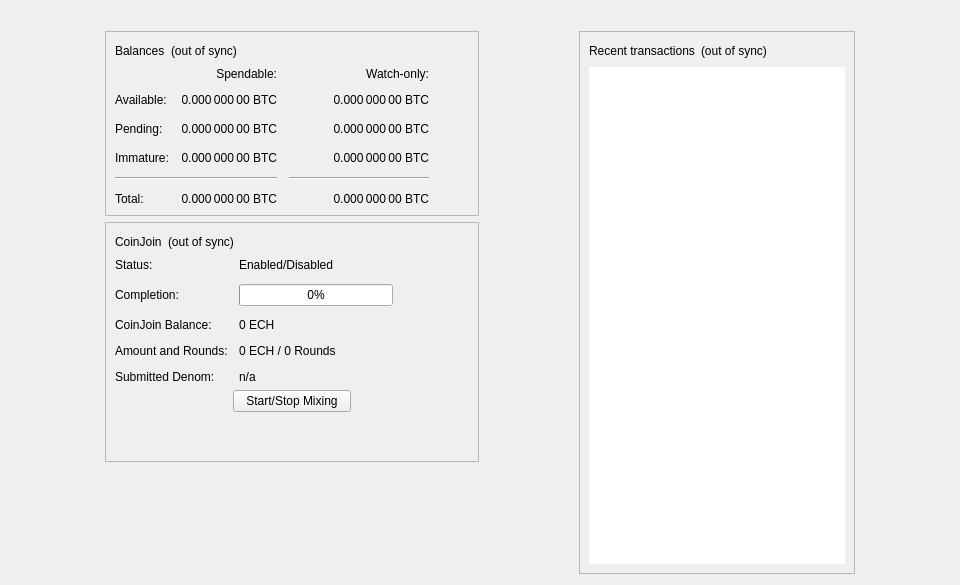
<?xml version="1.0" encoding="UTF-8"?>
<ui version="4.0">
 <class>OverviewPage</class>
 <widget class="QWidget" name="OverviewPage">
  <property name="geometry">
   <rect>
    <x>0</x>
    <y>0</y>
    <width>960</width>
    <height>585</height>
   </rect>
  </property>
  <property name="minimumSize">
   <size>
    <width>960</width>
    <height>0</height>
   </size>
  </property>
  <property name="windowTitle">
   <string>Form</string>
  </property>
  <layout class="QVBoxLayout" name="topLayout">
   <item>
    <widget class="QLabel" name="labelAlerts">
     <property name="visible">
      <bool>false</bool>
     </property>
     <property name="wordWrap">
      <bool>true</bool>
     </property>
     <property name="margin">
      <number>3</number>
     </property>
     <property name="textInteractionFlags">
      <set>Qt::TextSelectableByMouse</set>
     </property>
    </widget>
   </item>
   <item>
    <layout class="QHBoxLayout" name="horizontalLayout" stretch="1,0,1,0,1">
     <item>
      <spacer name="horizontalSpacerLeft">
       <property name="orientation">
        <enum>Qt::Horizontal</enum>
       </property>
       <property name="sizeType">
        <enum>QSizePolicy::Preferred</enum>
       </property>
       <property name="sizeHint" stdset="0">
        <size>
         <width>10</width>
         <height>20</height>
        </size>
       </property>
      </spacer>
     </item>
     <item>
      <layout class="QVBoxLayout" name="verticalLayout_2">
       <item>
        <widget class="QFrame" name="frame">
         <property name="frameShape">
          <enum>QFrame::StyledPanel</enum>
         </property>
         <property name="frameShadow">
          <enum>QFrame::Raised</enum>
         </property>
         <layout class="QVBoxLayout" name="verticalLayout_4">
          <item>
           <layout class="QHBoxLayout" name="horizontalLayout_4">
            <item>
             <widget class="QLabel" name="label_5">
              <property name="text">
               <string>Balances</string>
              </property>
             </widget>
            </item>
            <item>
             <widget class="QLabel" name="labelWalletStatus">
              <property name="toolTip">
               <string>The displayed information may be out of date. Your wallet automatically synchronizes with the elevenchain network after a connection is established, but this process has not completed yet.</string>
              </property>
              <property name="text">
               <string notr="true">(out of sync)</string>
              </property>
              <property name="alignment">
               <set>Qt::AlignLeading|Qt::AlignLeft|Qt::AlignVCenter</set>
              </property>
             </widget>
            </item>
            <item>
             <spacer name="horizontalSpacer_3">
              <property name="orientation">
               <enum>Qt::Horizontal</enum>
              </property>
              <property name="sizeHint" stdset="0">
               <size>
                <width>40</width>
                <height>20</height>
               </size>
              </property>
             </spacer>
            </item>
           </layout>
          </item>
          <item>
           <layout class="QGridLayout" name="gridLayout">
            <property name="spacing">
             <number>12</number>
            </property>
            <item row="2" column="2">
             <widget class="QLabel" name="labelWatchPending">
              <property name="cursor">
               <cursorShape>IBeamCursor</cursorShape>
              </property>
              <property name="toolTip">
               <string>Unconfirmed transactions to watch-only addresses</string>
              </property>
              <property name="text">
               <string notr="true">0.000 000 00 BTC</string>
              </property>
              <property name="alignment">
               <set>Qt::AlignRight|Qt::AlignTrailing|Qt::AlignVCenter</set>
              </property>
              <property name="textInteractionFlags">
               <set>Qt::LinksAccessibleByMouse|Qt::TextSelectableByKeyboard|Qt::TextSelectableByMouse</set>
              </property>
             </widget>
            </item>
            <item row="2" column="1">
             <widget class="QLabel" name="labelUnconfirmed">
              <property name="cursor">
               <cursorShape>IBeamCursor</cursorShape>
              </property>
              <property name="toolTip">
               <string>Total of transactions that have yet to be confirmed, and do not yet count toward the spendable balance</string>
              </property>
              <property name="text">
               <string notr="true">0.000 000 00 BTC</string>
              </property>
              <property name="alignment">
               <set>Qt::AlignRight|Qt::AlignTrailing|Qt::AlignVCenter</set>
              </property>
              <property name="textInteractionFlags">
               <set>Qt::LinksAccessibleByMouse|Qt::TextSelectableByKeyboard|Qt::TextSelectableByMouse</set>
              </property>
             </widget>
            </item>
            <item row="3" column="2">
             <widget class="QLabel" name="labelWatchImmature">
              <property name="cursor">
               <cursorShape>IBeamCursor</cursorShape>
              </property>
              <property name="toolTip">
               <string>Mined balance in watch-only addresses that has not yet matured</string>
              </property>
              <property name="text">
               <string notr="true">0.000 000 00 BTC</string>
              </property>
              <property name="alignment">
               <set>Qt::AlignRight|Qt::AlignTrailing|Qt::AlignVCenter</set>
              </property>
              <property name="textInteractionFlags">
               <set>Qt::LinksAccessibleByMouse|Qt::TextSelectableByKeyboard|Qt::TextSelectableByMouse</set>
              </property>
             </widget>
            </item>
            <item row="4" column="0" colspan="2">
             <widget class="Line" name="lineSpendableBalance">
              <property name="orientation">
               <enum>Qt::Horizontal</enum>
              </property>
             </widget>
            </item>
            <item row="4" column="2">
             <widget class="Line" name="lineWatchBalance">
              <property name="sizePolicy">
               <sizepolicy hsizetype="Preferred" vsizetype="Fixed">
                <horstretch>0</horstretch>
                <verstretch>0</verstretch>
               </sizepolicy>
              </property>
              <property name="minimumSize">
               <size>
                <width>140</width>
                <height>0</height>
               </size>
              </property>
              <property name="orientation">
               <enum>Qt::Horizontal</enum>
              </property>
             </widget>
            </item>
            <item row="5" column="0">
             <widget class="QLabel" name="labelTotalText">
              <property name="text">
               <string>Total:</string>
              </property>
             </widget>
            </item>
            <item row="3" column="1">
             <widget class="QLabel" name="labelImmature">
              <property name="cursor">
               <cursorShape>IBeamCursor</cursorShape>
              </property>
              <property name="toolTip">
               <string>Mined balance that has not yet matured</string>
              </property>
              <property name="text">
               <string notr="true">0.000 000 00 BTC</string>
              </property>
              <property name="alignment">
               <set>Qt::AlignRight|Qt::AlignTrailing|Qt::AlignVCenter</set>
              </property>
              <property name="textInteractionFlags">
               <set>Qt::LinksAccessibleByMouse|Qt::TextSelectableByKeyboard|Qt::TextSelectableByMouse</set>
              </property>
             </widget>
            </item>
            <item row="2" column="3">
             <spacer name="horizontalSpacer_2">
              <property name="orientation">
               <enum>Qt::Horizontal</enum>
              </property>
              <property name="sizeHint" stdset="0">
               <size>
                <width>40</width>
                <height>20</height>
               </size>
              </property>
             </spacer>
            </item>
            <item row="3" column="0">
             <widget class="QLabel" name="labelImmatureText">
              <property name="text">
               <string>Immature:</string>
              </property>
             </widget>
            </item>
            <item row="5" column="1">
             <widget class="QLabel" name="labelTotal">
              <property name="cursor">
               <cursorShape>IBeamCursor</cursorShape>
              </property>
              <property name="toolTip">
               <string>Your current total balance</string>
              </property>
              <property name="text">
               <string notr="true">0.000 000 00 BTC</string>
              </property>
              <property name="alignment">
               <set>Qt::AlignRight|Qt::AlignTrailing|Qt::AlignVCenter</set>
              </property>
              <property name="textInteractionFlags">
               <set>Qt::LinksAccessibleByMouse|Qt::TextSelectableByKeyboard|Qt::TextSelectableByMouse</set>
              </property>
             </widget>
            </item>
            <item row="5" column="2">
             <widget class="QLabel" name="labelWatchTotal">
              <property name="cursor">
               <cursorShape>IBeamCursor</cursorShape>
              </property>
              <property name="toolTip">
               <string>Current total balance in watch-only addresses</string>
              </property>
              <property name="text">
               <string notr="true">0.000 000 00 BTC</string>
              </property>
              <property name="alignment">
               <set>Qt::AlignRight|Qt::AlignTrailing|Qt::AlignVCenter</set>
              </property>
              <property name="textInteractionFlags">
               <set>Qt::LinksAccessibleByMouse|Qt::TextSelectableByKeyboard|Qt::TextSelectableByMouse</set>
              </property>
             </widget>
            </item>
            <item row="0" column="2">
             <widget class="QLabel" name="labelWatchonly">
              <property name="text">
               <string>Watch-only:</string>
              </property>
              <property name="alignment">
               <set>Qt::AlignRight|Qt::AlignTrailing|Qt::AlignVCenter</set>
              </property>
             </widget>
            </item>
            <item row="1" column="0">
             <widget class="QLabel" name="labelBalanceText">
              <property name="text">
               <string>Available:</string>
              </property>
             </widget>
            </item>
            <item row="1" column="1">
             <widget class="QLabel" name="labelBalance">
              <property name="cursor">
               <cursorShape>IBeamCursor</cursorShape>
              </property>
              <property name="toolTip">
               <string>Your current spendable balance</string>
              </property>
              <property name="text">
               <string notr="true">0.000 000 00 BTC</string>
              </property>
              <property name="alignment">
               <set>Qt::AlignRight|Qt::AlignTrailing|Qt::AlignVCenter</set>
              </property>
              <property name="textInteractionFlags">
               <set>Qt::LinksAccessibleByMouse|Qt::TextSelectableByKeyboard|Qt::TextSelectableByMouse</set>
              </property>
             </widget>
            </item>
            <item row="1" column="2">
             <widget class="QLabel" name="labelWatchAvailable">
              <property name="cursor">
               <cursorShape>IBeamCursor</cursorShape>
              </property>
              <property name="toolTip">
               <string>Your current balance in watch-only addresses</string>
              </property>
              <property name="text">
               <string notr="true">0.000 000 00 BTC</string>
              </property>
              <property name="alignment">
               <set>Qt::AlignRight|Qt::AlignTrailing|Qt::AlignVCenter</set>
              </property>
              <property name="textInteractionFlags">
               <set>Qt::LinksAccessibleByMouse|Qt::TextSelectableByKeyboard|Qt::TextSelectableByMouse</set>
              </property>
             </widget>
            </item>
            <item row="2" column="0">
             <widget class="QLabel" name="labelPendingText">
              <property name="text">
               <string>Pending:</string>
              </property>
             </widget>
            </item>
            <item row="0" column="1">
             <widget class="QLabel" name="labelSpendable">
              <property name="text">
               <string>Spendable:</string>
              </property>
              <property name="alignment">
               <set>Qt::AlignRight|Qt::AlignTrailing|Qt::AlignVCenter</set>
              </property>
             </widget>
            </item>
           </layout>
          </item>
         </layout>
        </widget>
       </item>
       <item>
        <widget class="QFrame" name="frameCoinJoin">
         <property name="layoutDirection">
          <enum>Qt::LeftToRight</enum>
         </property>
         <property name="frameShape">
          <enum>QFrame::StyledPanel</enum>
         </property>
         <property name="frameShadow">
          <enum>QFrame::Raised</enum>
         </property>
         <layout class="QVBoxLayout" name="VerticalLayout_PS1">
          <item>
           <layout class="QHBoxLayout" name="horizontalLayout_5">
            <item>
             <widget class="QLabel" name="labelCoinJoinHeader">
              <property name="text">
               <string notr="true">CoinJoin</string>
              </property>
             </widget>
            </item>
            <item>
             <widget class="QLabel" name="labelCoinJoinSyncStatus">
              <property name="toolTip">
               <string>The displayed information may be out of date. Your wallet automatically synchronizes with the elevenchain network after a connection is established, but this process has not completed yet.</string>
              </property>
              <property name="text">
               <string notr="true">(out of sync)</string>
              </property>
              <property name="alignment">
               <set>Qt::AlignLeading|Qt::AlignLeft|Qt::AlignVCenter</set>
              </property>
             </widget>
            </item>
            <item>
             <spacer name="horizontalSpacer_4">
              <property name="orientation">
               <enum>Qt::Horizontal</enum>
              </property>
              <property name="sizeHint" stdset="0">
               <size>
                <width>40</width>
                <height>20</height>
               </size>
              </property>
             </spacer>
            </item>
           </layout>
          </item>
          <item>
           <layout class="QFormLayout" name="coinJoinFormLayout">
            <property name="fieldGrowthPolicy">
             <enum>QFormLayout::AllNonFixedFieldsGrow</enum>
            </property>
            <property name="horizontalSpacing">
             <number>11</number>
            </property>
            <property name="verticalSpacing">
             <number>12</number>
            </property>
            <item row="0" column="0">
             <widget class="QLabel" name="labelCoinJoinEnabledText">
              <property name="text">
               <string>Status:</string>
              </property>
             </widget>
            </item>
            <item row="0" column="1">
             <widget class="QLabel" name="labelCoinJoinEnabled">
              <property name="text">
               <string>Enabled/Disabled</string>
              </property>
             </widget>
            </item>
            <item row="1" column="0">
             <widget class="QLabel" name="labelCompletitionText">
              <property name="text">
               <string>Completion:</string>
              </property>
             </widget>
            </item>
            <item row="1" column="1">
             <widget class="QProgressBar" name="coinJoinProgress">
              <property name="maximumSize">
               <size>
                <width>154</width>
                <height>16777215</height>
               </size>
              </property>
              <property name="value">
               <number>0</number>
              </property>
             </widget>
            </item>
            <item row="2" column="0">
             <widget class="QLabel" name="labelAnonymizedText">
              <property name="text">
               <string notr="true">CoinJoin Balance:</string>
              </property>
             </widget>
            </item>
            <item row="2" column="1">
             <widget class="QLabel" name="labelAnonymized">
              <property name="text">
               <string notr="true">0 ECH</string>
              </property>
             </widget>
            </item>
            <item row="3" column="0">
             <widget class="QLabel" name="labelAmountAndRoundsText">
              <property name="text">
               <string>Amount and Rounds:</string>
              </property>
             </widget>
            </item>
            <item row="3" column="1">
             <widget class="QLabel" name="labelAmountRounds">
              <property name="text">
               <string>0 ECH / 0 Rounds</string>
              </property>
             </widget>
            </item>
            <item row="4" column="0">
             <widget class="QLabel" name="labelSubmittedDenomText">
              <property name="text">
               <string>Submitted Denom:</string>
              </property>
             </widget>
            </item>
            <item row="4" column="1">
             <widget class="QLabel" name="labelSubmittedDenom">
              <property name="toolTip">
               <string>The denominations you submitted to the Masternode.&lt;br&gt;To mix, other users must submit the exact same denominations.</string>
              </property>
              <property name="text">
               <string>n/a</string>
              </property>
              <property name="wordWrap">
               <bool>true</bool>
              </property>
             </widget>
            </item>
           </layout>
          </item>
          <item>
           <layout class="QVBoxLayout" name="VerticalLayout_PS">
            <item>
             <layout class="QHBoxLayout" name="horizontalLayout_3">
              <property name="topMargin">
               <number>0</number>
              </property>
              <item>
               <spacer name="horizontalSpacer_5">
                <property name="orientation">
                 <enum>Qt::Horizontal</enum>
                </property>
                <property name="sizeHint" stdset="0">
                 <size>
                  <width>40</width>
                  <height>20</height>
                 </size>
                </property>
               </spacer>
              </item>
              <item>
               <widget class="QPushButton" name="toggleCoinJoin">
                <property name="sizePolicy">
                 <sizepolicy hsizetype="MinimumExpanding" vsizetype="Fixed">
                  <horstretch>0</horstretch>
                  <verstretch>0</verstretch>
                 </sizepolicy>
                </property>
                <property name="text">
                 <string>Start/Stop Mixing</string>
                </property>
               </widget>
              </item>
              <item>
               <spacer name="horizontalSpacer_6">
                <property name="orientation">
                 <enum>Qt::Horizontal</enum>
                </property>
                <property name="sizeHint" stdset="0">
                 <size>
                  <width>40</width>
                  <height>20</height>
                 </size>
                </property>
               </spacer>
              </item>
             </layout>
            </item>
            <item>
             <spacer name="verticalSpacer_3">
              <property name="orientation">
               <enum>Qt::Vertical</enum>
              </property>
              <property name="sizeHint" stdset="0">
               <size>
                <width>20</width>
                <height>40</height>
               </size>
              </property>
             </spacer>
            </item>
           </layout>
          </item>
         </layout>
        </widget>
       </item>
       <item>
        <spacer name="verticalSpacer">
         <property name="orientation">
          <enum>Qt::Vertical</enum>
         </property>
         <property name="sizeHint" stdset="0">
          <size>
           <width>20</width>
           <height>40</height>
          </size>
         </property>
        </spacer>
       </item>
      </layout>
     </item>
     <item>
      <spacer name="horizontalSpacerCenter">
       <property name="orientation">
        <enum>Qt::Horizontal</enum>
       </property>
       <property name="sizeHint" stdset="0">
        <size>
         <width>10</width>
         <height>20</height>
        </size>
       </property>
      </spacer>
     </item>
     <item>
      <layout class="QVBoxLayout" name="verticalLayout_3">
       <item>
        <widget class="QFrame" name="frame_2">
         <property name="frameShape">
          <enum>QFrame::StyledPanel</enum>
         </property>
         <property name="frameShadow">
          <enum>QFrame::Raised</enum>
         </property>
         <layout class="QVBoxLayout" name="verticalLayout">
          <item>
           <layout class="QHBoxLayout" name="horizontalLayout_2">
            <item>
             <widget class="QLabel" name="label_4">
              <property name="text">
               <string>Recent transactions</string>
              </property>
             </widget>
            </item>
            <item>
             <widget class="QLabel" name="labelTransactionsStatus">
              <property name="toolTip">
               <string>The displayed information may be out of date. Your wallet automatically synchronizes with the elevenchain network after a connection is established, but this process has not completed yet.</string>
              </property>
              <property name="text">
               <string notr="true">(out of sync)</string>
              </property>
              <property name="alignment">
               <set>Qt::AlignLeading|Qt::AlignLeft|Qt::AlignVCenter</set>
              </property>
             </widget>
            </item>
            <item>
             <spacer name="horizontalSpacer">
              <property name="orientation">
               <enum>Qt::Horizontal</enum>
              </property>
              <property name="sizeHint" stdset="0">
               <size>
                <width>40</width>
                <height>20</height>
               </size>
              </property>
             </spacer>
            </item>
           </layout>
          </item>
          <item>
           <widget class="QListView" name="listTransactions">
            <property name="frameShape">
             <enum>QFrame::NoFrame</enum>
            </property>
            <property name="verticalScrollBarPolicy">
             <enum>Qt::ScrollBarAlwaysOff</enum>
            </property>
            <property name="horizontalScrollBarPolicy">
             <enum>Qt::ScrollBarAlwaysOff</enum>
            </property>
            <property name="selectionMode">
             <enum>QAbstractItemView::NoSelection</enum>
            </property>
           </widget>
          </item>
         </layout>
        </widget>
       </item>
      </layout>
     </item>
     <item>
      <spacer name="horizontalSpacerRight">
       <property name="orientation">
        <enum>Qt::Horizontal</enum>
       </property>
       <property name="sizeType">
        <enum>QSizePolicy::Preferred</enum>
       </property>
       <property name="sizeHint" stdset="0">
        <size>
         <width>10</width>
         <height>20</height>
        </size>
       </property>
      </spacer>
     </item>
    </layout>
   </item>
  </layout>
 </widget>
 <resources/>
 <connections/>
</ui>
